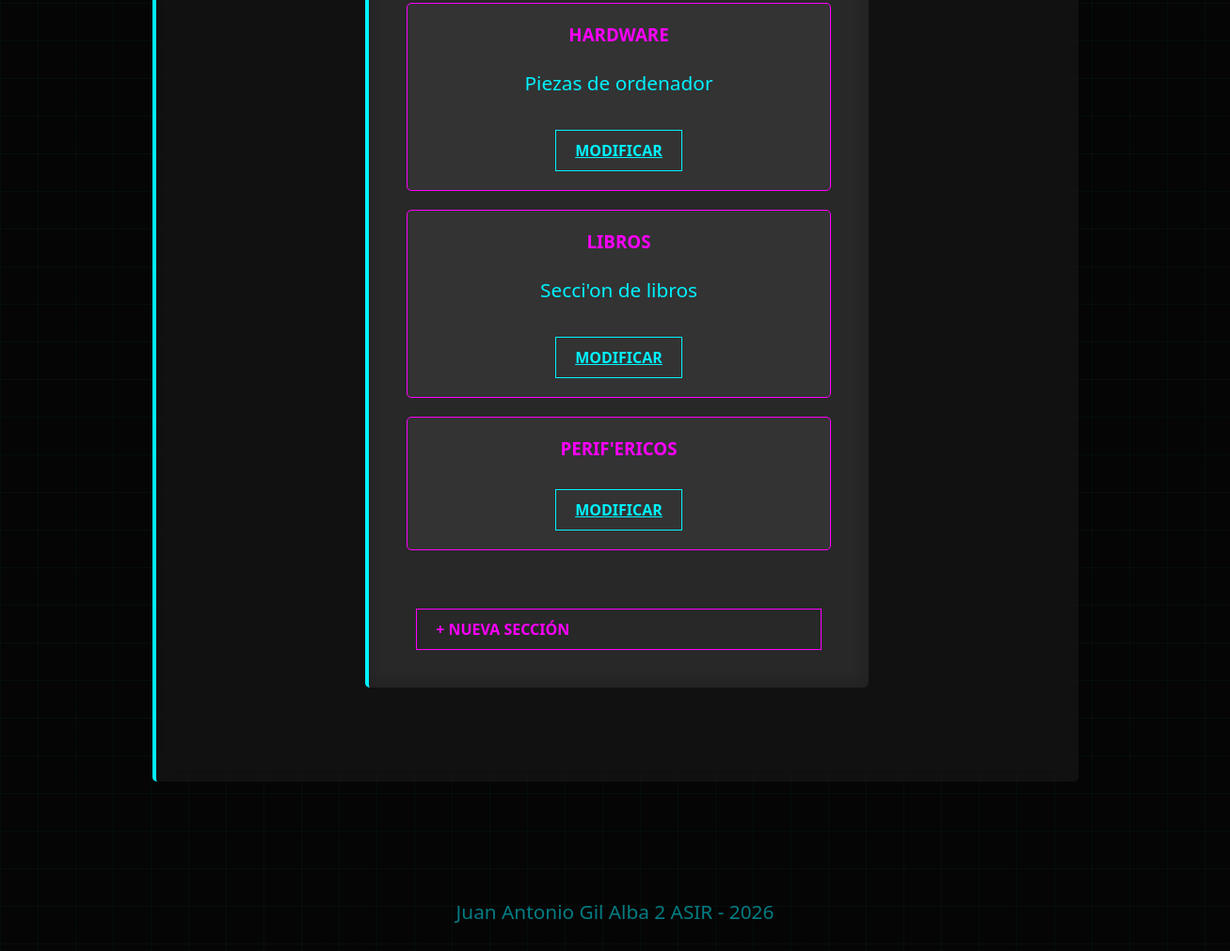
Before: /secciones/ (lower part) with the older database file.
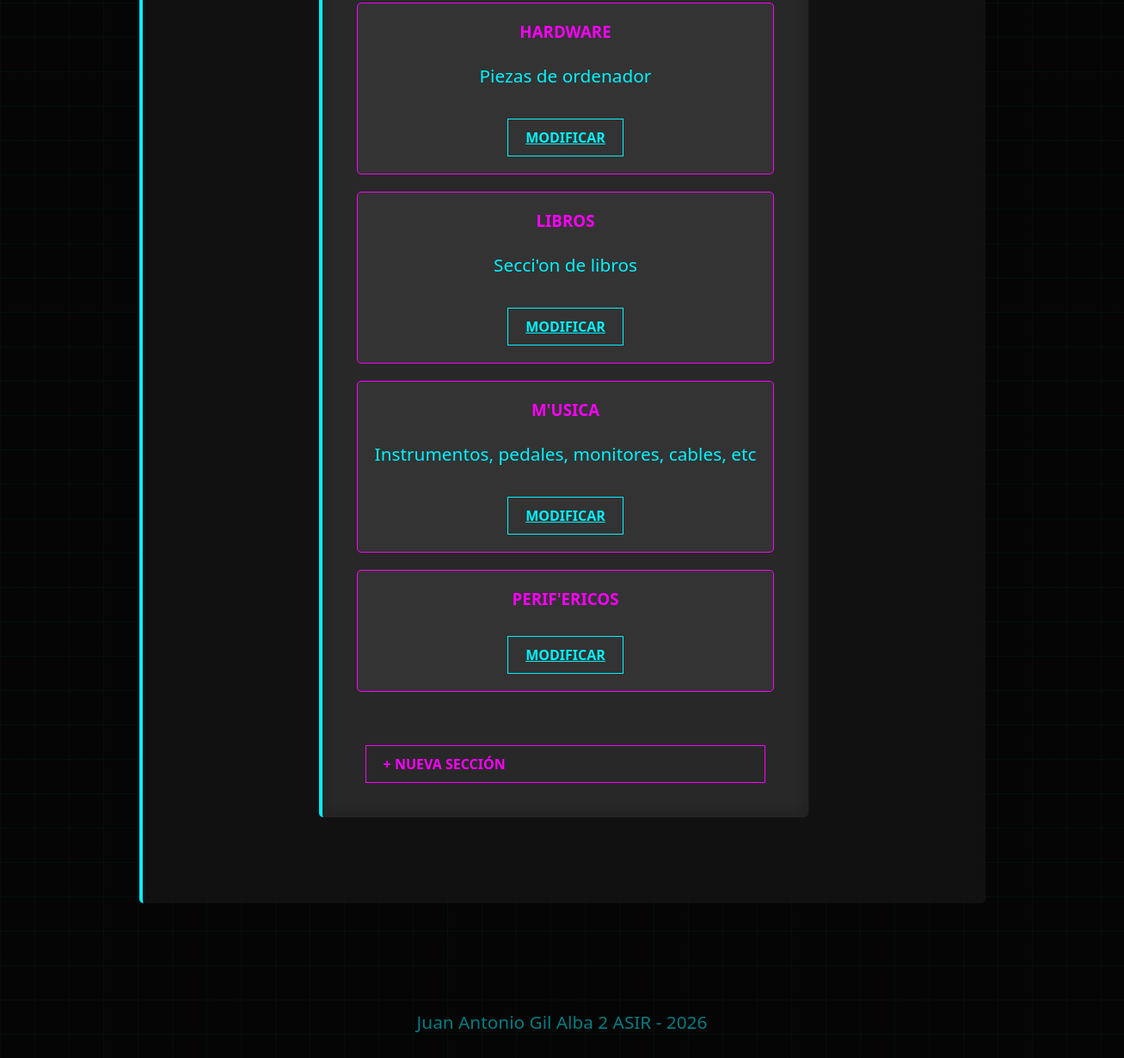
After: the same page with the newer database file.
### apps/secciones/models.py (models this page shows, shortened)
class Seccion(models.Model):
    nombre = models.CharField(max_length=100, unique=True)
    descripcion = models.TextField(blank=True, null=True)

### apps/secciones/views.py (the view)
# urls.py: path('secciones/', secciones_views, name='secciones_url'),
def secciones_views(request):
    buscar = request.GET.get('buscar', '')
    secciones = Seccion.objects.all()
    if buscar:
        secciones = secciones.filter(
            Q(nombre__icontains=buscar) |    # Buscar nombre sin key sensitive
            Q(descripcion__icontains=buscar) # Igual pero descripcion
        )
    secciones = secciones.order_by('nombre')
    datos = {
        'parrafo': 'Listado de secciones disponibles en el sistema',
        'secciones': secciones,
        'buscar':buscar,
    }
    return render(request, 'secciones/index.html', datos)

### proyecto/templates/secciones/index.html (shortened to what this page needs)
{% extends "index.html" %}
{% block contenido %}
    <article>
        {% if secciones %}
            <div style="display: grid; grid-template-columns: repeat(auto-fill, minmax(300px, 1fr)); gap: 20px;">
                {% for seccion in secciones %}
                <div class="producto-card">
                    <h3>{{ seccion.nombre }}</h3>
                    <p>{{ seccion.descripcion|default:"Sin descripción" }}</p>
                    <a href="{% url 'secciones_modificar' %}?id={{ seccion.id }}" class="neon-btn" style="margin-top: 10px; display: inline-block;">Modificar</a>
                </div>
                {% endfor %}
            </div>
        {% else %}
            <p>No hay secciones registradas</p>
        {% endif %}
        <br>
        <a href="{% url 'secciones_alta' %}" class="neon-link">+ Nueva Sección</a>
    </article>
{% endblock %}

Changed rows visible on the page:
added Seccion: nombre "M'USICA", descripcion "Instrumentos, pedales, monitores, cables, etc"
